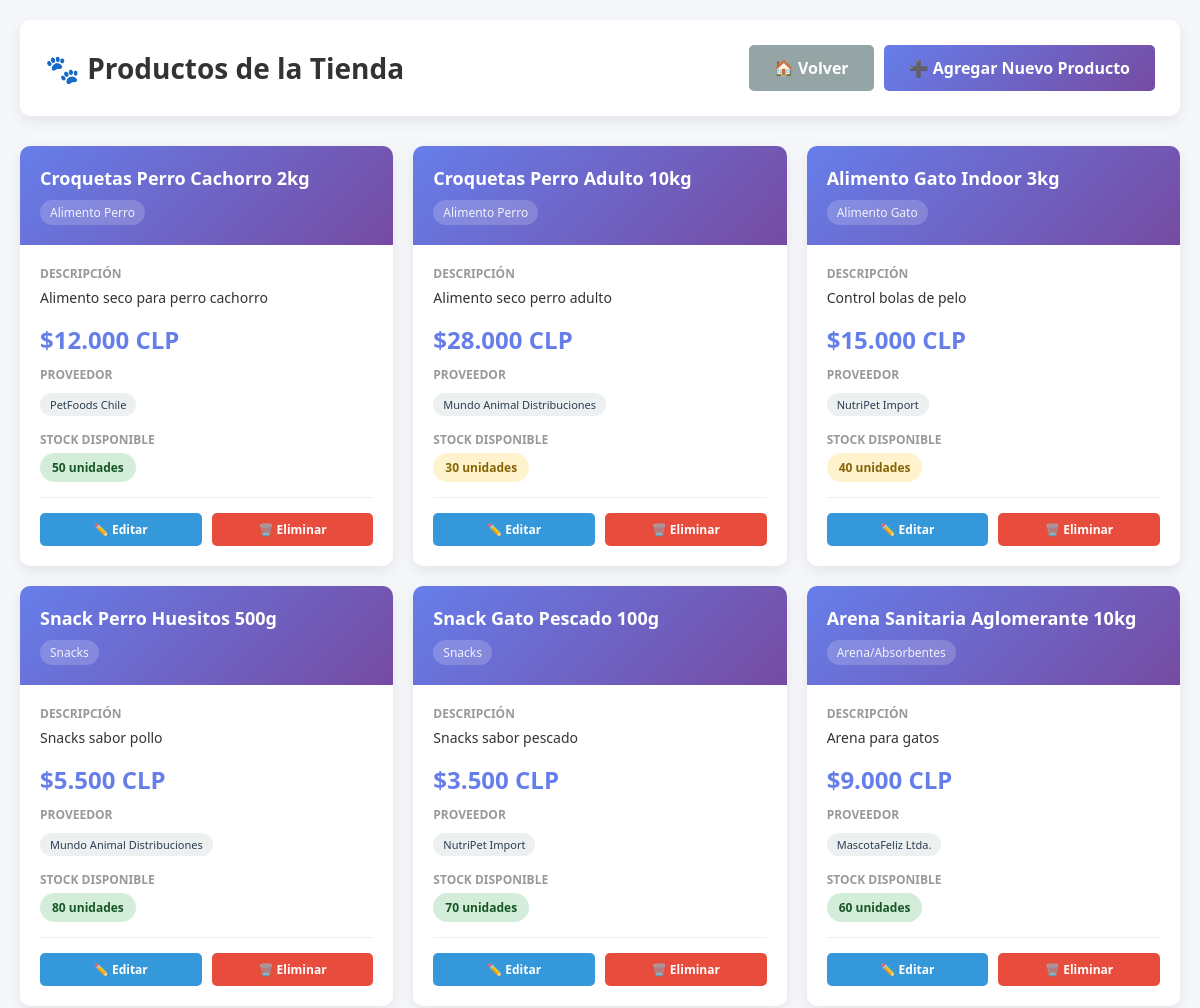
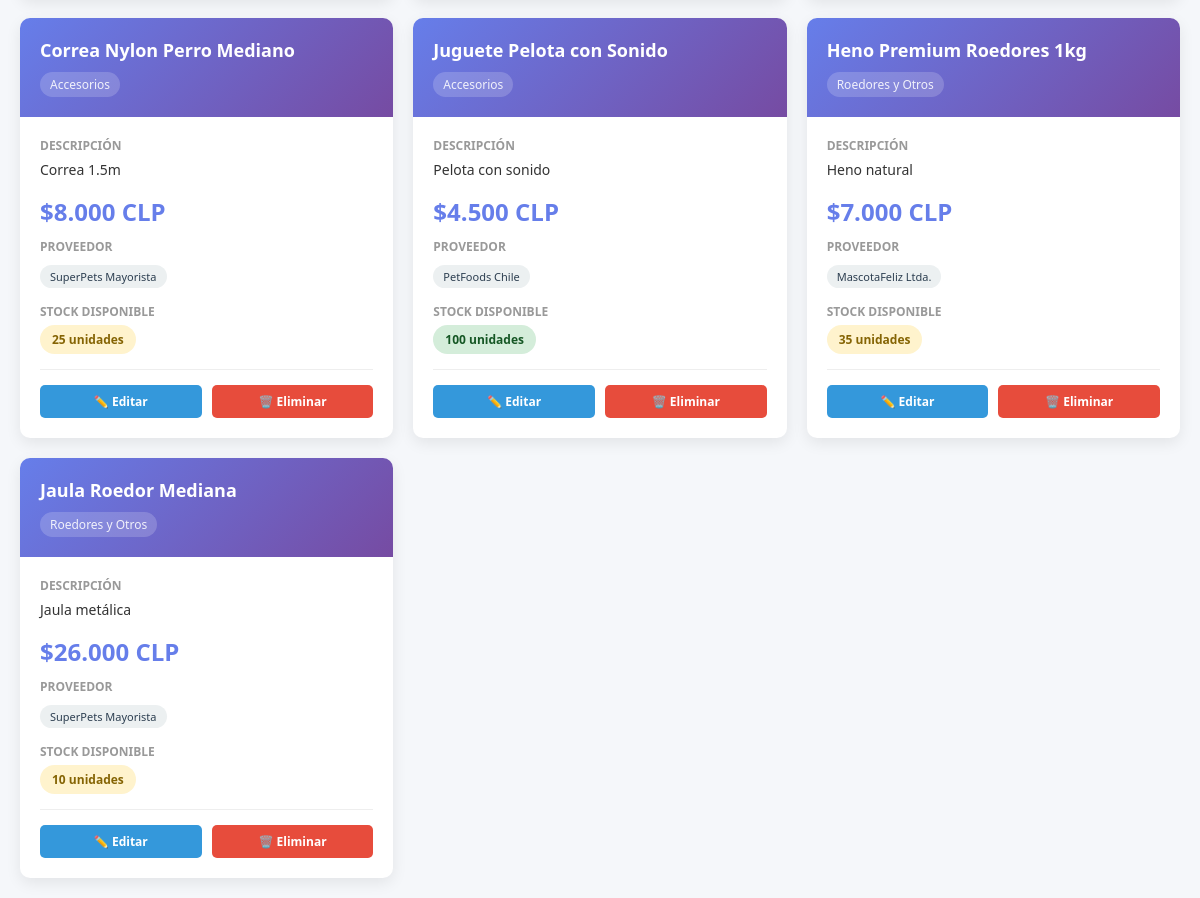
The page /bingus_petstore/producto_controlador.php (signed in) on the database its author committed (2 pictures, top to bottom).
### tables this page shows
CREATE TABLE `productos` (
  `id_producto` int(11) NOT NULL,
  `nombre` varchar(150) NOT NULL,
  `descripcion` varchar(255) DEFAULT NULL,
  `id_categoria` int(11) NOT NULL,
  `id_proveedor` int(11) NOT NULL,
  `precio` decimal(10,2) NOT NULL,
  `stock` int(11) NOT NULL DEFAULT 0,
  `activo` tinyint(1) DEFAULT 1
);

CREATE TABLE `categorias_productos` (
  `id_categoria` int(11) NOT NULL,
  `nombre` varchar(100) NOT NULL,
  `descripcion` varchar(200) DEFAULT NULL
);

CREATE TABLE `proveedores` (
  `id_proveedor` int(11) NOT NULL,
  `nombre` varchar(150) NOT NULL,
  `contacto` varchar(100) DEFAULT NULL,
  `telefono` varchar(20) DEFAULT NULL,
  `email` varchar(100) DEFAULT NULL,
  `direccion` varchar(200) DEFAULT NULL
);

### bingus_petstore/producto_modelo.php (called while the page is built, shortened)
<?php
class Producto_model {
    private $conexion;
    public function __construct() {
        $this->conexion = new PDO("mysql:host=localhost;dbname=bingus_petstore2", "root", "");
    }
    public function getProductos() {
        $query = "SELECT p.*, c.nombre as categoria_nombre, pr.nombre as proveedor_nombre
                  FROM productos p
                  JOIN categorias_productos c ON p.id_categoria = c.id_categoria
                  JOIN proveedores pr ON p.id_proveedor = pr.id_proveedor
                  WHERE p.activo = 1";
        $statement = $this->conexion->query($query);
        return $statement->fetchAll(PDO::FETCH_ASSOC);
    }
}
?>

### bingus_petstore/producto_view.php (the view, shortened to what this page needs)
<!DOCTYPE html>
<html lang="es">
<head>
</head>
<body>
    <div class="container">
        <div class="header">
            <h1>🐾 Productos de la Tienda</h1>
            <div class="header-buttons">
                <a href="index.php" class="btn-volver">🏠 Volver</a>
                <a href="?action=agregar" class="btn-crear">➕ Agregar Nuevo Producto</a>
            </div>
        </div>
        <?php if (isset($productos) && !empty($productos)): ?>
            <div class="products-grid">
                <?php foreach ($productos as $producto): ?>
                    <div class="product-card">
                        <div class="product-header">
                            <div class="product-name"><?php echo htmlspecialchars($producto['nombre']); ?></div>
                            <span class="product-category"><?php echo htmlspecialchars($producto['categoria_nombre']); ?></span>
                        </div>
                        <div class="product-body">
                            <?php if (!empty($producto['descripcion'])): ?>
                                <div class="product-info">
                                    <div class="info-label">Descripción</div>
                                    <div class="info-value"><?php echo htmlspecialchars($producto['descripcion']); ?></div>
                                </div>
                            <?php endif; ?>
                            <div class="product-price">$<?php echo number_format($producto['precio'], 0, ',', '.'); ?> CLP</div>
                            <div class="product-info">
                                <div class="info-label">Proveedor</div>
                                <span class="provider-badge"><?php echo htmlspecialchars($producto['proveedor_nombre']); ?></span>
                            </div>
                            <div class="product-info">
                                <div class="info-label">Stock Disponible</div>
                                <?php
                                    $stock = $producto['stock'];
                                    if ($stock >= 50) {
                                        $stock_class = 'stock-high';
                                    } elseif ($stock >= 10) {
                                        $stock_class = 'stock-medium';
                                    } else {
                                        $stock_class = 'stock-low';
                                    }
                                ?>
                                <span class="product-stock <?php echo $stock_class; ?>"><?php echo $stock; ?> unidades</span>
                            </div>
                            <div class="product-actions">
                                <a href="?action=editar&id_producto=<?php echo $producto['id_producto']; ?>" class="btn-small btn-edit">✏️ Editar</a>
                                <a href="?action=eliminar&id_producto=<?php echo $producto['id_producto']; ?>" class="btn-small btn-delete" onclick="return confirm('¿Estás seguro de eliminar este producto?');">🗑️ Eliminar</a>
                            </div>
                        </div>
                    </div>
                <?php endforeach; ?>
            </div>
        <?php endif; ?>
    </div>
</body>
</html>

### bingus_petstore/producto_controlador.php (shortened to what this page needs)
<?php
require_once 'producto_modelo.php';
class Producto_controller {
    private $model;
    public function __construct() {
        $this->model = new Producto_model();
    }
    public function cargarProductos() {
        $productos = $this->model->getProductos();
        include 'producto_view.php';
    }
}
$productoController = new Producto_controller();
if (isset($_GET['action'])) {
    $action = $_GET['action'];
    switch ($action) {
        case 'listar':
            $productoController->cargarProductos();
            break;
        case 'agregar':
            $productoController->mostrarFormulario();
            break;
        case 'insertar':
            $productoController->agregarProducto();
            break;
        case 'editar':
            $id_producto = $_GET['id_producto'] ?? '';
            $productoController->mostrarEditarFormulario($id_producto);
            break;
        case 'actualizar':
            $productoController->editarProducto();
            break;
        case 'eliminar':
            $id_producto = $_GET['id_producto'] ?? '';
            $productoController->eliminarProducto($id_producto);
            break;
        default:
            $productoController->cargarProductos();
    }
} else {
    $productoController->cargarProductos();
}
?>

### bingus_petstore/producto_view.php (style rules this page uses)
* { margin: 0; padding: 0; box-sizing: border-box; }
body { font-family: 'Segoe UI', Tahoma, Geneva, Verdana, sans-serif; background: #f5f7fa; padding: 20px; }
.container { max-width: 1200px; margin: 0 auto; }
.header { display: flex; justify-content: space-between; align-items: center; margin-bottom: 30px; background: white; padding: 25px; border-radius: 10px; box-shadow: 0 5px 15px rgba(0, 0, 0, 0.08); }
.header h1 { color: #333; font-size: 28px; }
.btn-crear { background: linear-gradient(135deg, #667eea 0%, #764ba2 100%); color: white; padding: 12px 25px; border: none; border-radius: 5px; font-size: 16px; font-weight: 600; cursor: pointer; text-decoration: none; display: inline-block; transition: all 0.3s; }
.products-grid { display: grid; grid-template-columns: repeat(auto-fill, minmax(280px, 1fr)); gap: 20px; }
.product-card { background: white; border-radius: 10px; box-shadow: 0 5px 15px rgba(0, 0, 0, 0.08); overflow: hidden; transition: all 0.3s; }
.product-header { background: linear-gradient(135deg, #667eea 0%, #764ba2 100%); color: white; padding: 20px; }
.product-name { font-size: 18px; font-weight: 600; margin-bottom: 5px; }
.product-category { font-size: 12px; opacity: 0.9; background: rgba(255, 255, 255, 0.2); display: inline-block; padding: 4px 10px; border-radius: 20px; margin-top: 5px; }
.product-body { padding: 20px; }
.product-info { margin-bottom: 15px; }
.info-label { font-size: 12px; color: #999; text-transform: uppercase; font-weight: 600; margin-bottom: 5px; }
.info-value { font-size: 14px; color: #333; line-height: 1.5; }
.product-price { font-size: 24px; font-weight: 700; color: #667eea; margin-bottom: 10px; }
.product-stock { display: inline-block; padding: 6px 12px; border-radius: 20px; font-size: 12px; font-weight: 600; }
.stock-high { background: #d4edda; color: #155724; }
.stock-medium { background: #fff3cd; color: #856404; }
.product-actions { display: flex; gap: 10px; margin-top: 15px; padding-top: 15px; border-top: 1px solid #eee; }
.btn-small { flex: 1; padding: 8px 12px; border: none; border-radius: 5px; font-size: 12px; font-weight: 600; cursor: pointer; text-decoration: none; display: inline-block; text-align: center; transition: all 0.3s; }
.btn-edit { background: #3498db; color: white; }
.btn-delete { background: #e74c3c; color: white; }
.provider-badge { display: inline-block; background: #ecf0f1; color: #2c3e50; padding: 4px 10px; border-radius: 20px; font-size: 11px; margin-top: 5px; }
.header-buttons { display: flex; gap: 10px; align-items: center; }
.btn-volver { background: #95a5a6; color: white; padding: 12px 25px; border: none; border-radius: 5px; font-size: 16px; font-weight: 600; cursor: pointer; text-decoration: none; display: inline-block; transition: all 0.3s; }

### rows shown on the page
productos: nombre "Croquetas Perro Cachorro 2kg", id_categoria.nombre "Alimento Perro", descripcion "Alimento seco para perro cachorro", precio "12.000", id_proveedor.nombre "PetFoods Chile", stock "50"
productos: nombre "Croquetas Perro Adulto 10kg", id_categoria.nombre "Alimento Perro", descripcion "Alimento seco perro adulto", precio "28.000", id_proveedor.nombre "Mundo Animal Distribuciones", stock "30"
productos: nombre "Alimento Gato Indoor 3kg", id_categoria.nombre "Alimento Gato", descripcion "Control bolas de pelo", precio "15.000", id_proveedor.nombre "NutriPet Import", stock "40"
productos: nombre "Snack Perro Huesitos 500g", id_categoria.nombre "Snacks", descripcion "Snacks sabor pollo", precio "5.500", id_proveedor.nombre "Mundo Animal Distribuciones", stock "80"
productos: nombre "Snack Gato Pescado 100g", id_categoria.nombre "Snacks", descripcion "Snacks sabor pescado", precio "3.500", id_proveedor.nombre "NutriPet Import", stock "70"
productos: nombre "Arena Sanitaria Aglomerante 10kg", id_categoria.nombre "Arena/Absorbentes", descripcion "Arena para gatos", precio "9.000", id_proveedor.nombre "MascotaFeliz Ltda.", stock "60"
productos: nombre "Correa Nylon Perro Mediano", id_categoria.nombre "Accesorios", descripcion "Correa 1.5m", precio "8.000", id_proveedor.nombre "SuperPets Mayorista", stock "25"
productos: nombre "Juguete Pelota con Sonido", id_categoria.nombre "Accesorios", descripcion "Pelota con sonido", precio "4.500", id_proveedor.nombre "PetFoods Chile", stock "100"
productos: nombre "Heno Premium Roedores 1kg", id_categoria.nombre "Roedores y Otros", descripcion "Heno natural", precio "7.000", id_proveedor.nombre "MascotaFeliz Ltda.", stock "35"
productos: nombre "Jaula Roedor Mediana", id_categoria.nombre "Roedores y Otros", descripcion "Jaula metálica", precio "26.000", id_proveedor.nombre "SuperPets Mayorista", stock "10"
